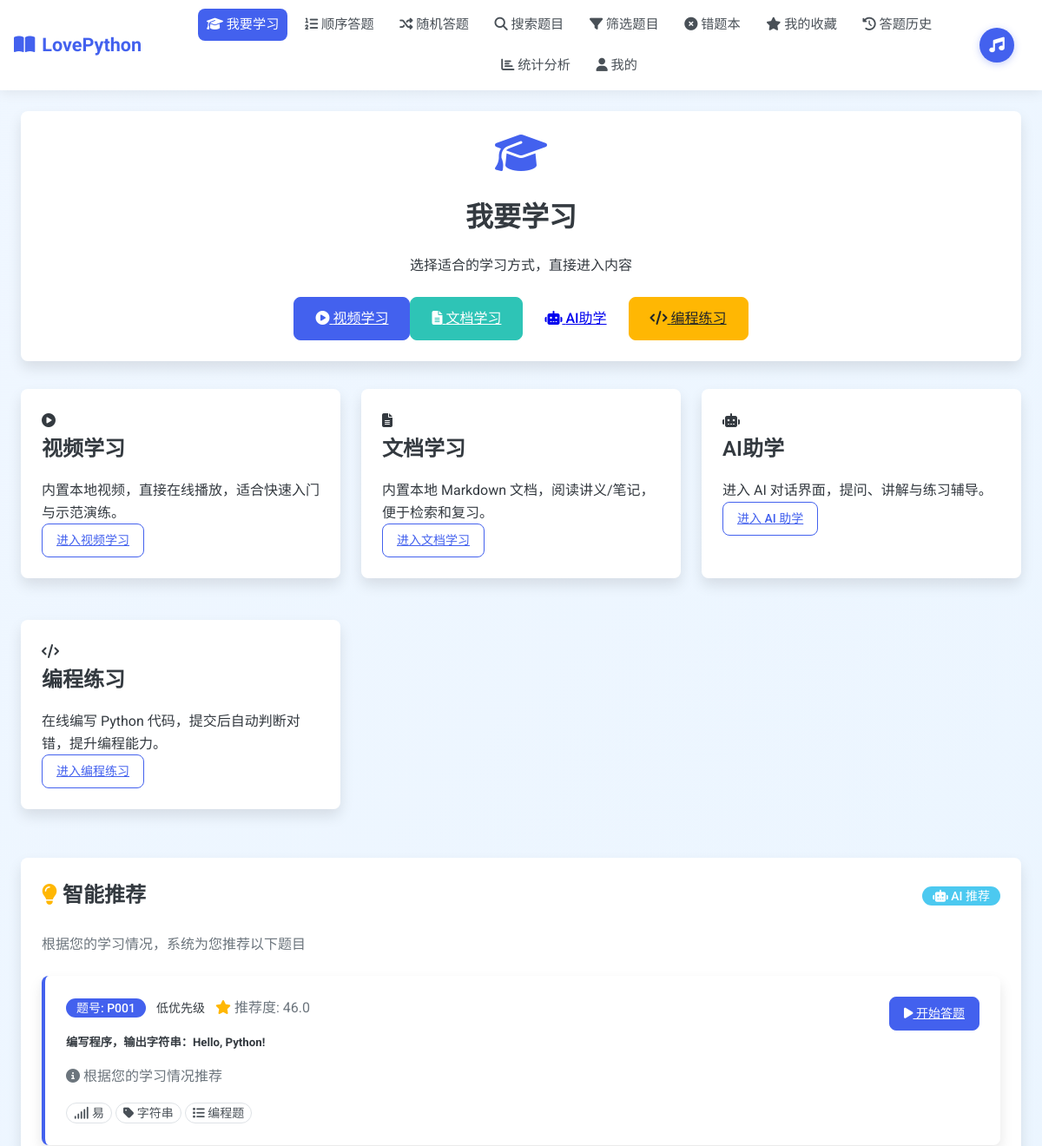
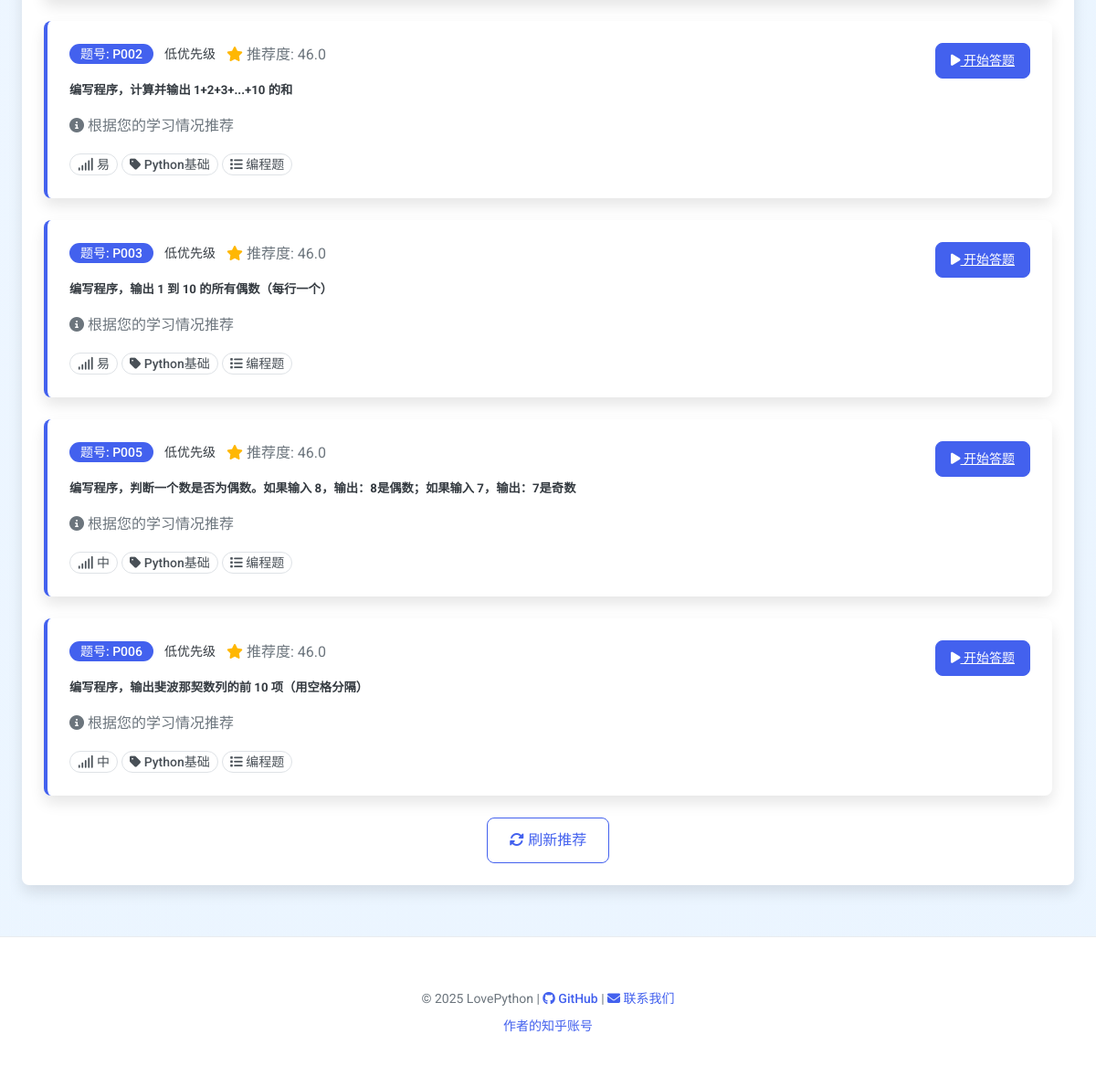
The app's page /study (signed in) with its own data (2 pictures, top to bottom).
### tables this page shows
CREATE TABLE questions (
        id TEXT PRIMARY KEY,
        stem TEXT NOT NULL,
        answer TEXT NOT NULL,
        difficulty TEXT,
        qtype TEXT,
        category TEXT,
        options TEXT, -- JSON stored options
        created_at DATETIME DEFAULT CURRENT_TIMESTAMP
    );

### app.py (the view, shortened to what this page needs)
@app.route('/study')
@login_required
def study():
    user_id = get_user_id()
    conn = get_db()
    c = conn.cursor()
    c.execute('SELECT current_seq_qid FROM users WHERE id = ?', (user_id,))
    user_data = c.fetchone()
    c.execute('SELECT COUNT(*) as total FROM questions')
    total = c.fetchone()['total']
    c.execute('SELECT COUNT(DISTINCT question_id) as answered FROM history WHERE user_id=?', (user_id,))
    answered = c.fetchone()['answered']
    conn.close()
    current_seq_qid = user_data['current_seq_qid'] if user_data and user_data['current_seq_qid'] else None
    recommendations = []
    try:
        recommendations_data = learning_system.get_recommendations(user_id, count=5)
        for rec in recommendations_data:
            question = learning_system.question_manager.get_question(rec['question_id'])
            if question:
                recommendations.append({
                    'question': question,
                    'score': rec['score'],
                    'reason': rec['reason'],
                    'priority': rec['priority']
                })
    except Exception as e:
        print(f"Error getting recommendations: {e}")
        import traceback
        traceback.print_exc()
        recommendations = []
    return render_template(
        'study.html',
        current_year=datetime.now().year,
        current_seq_qid=current_seq_qid,
        total=total,
        answered=answered,
        recommendations=recommendations
    )

### app.py (called while the page is built)
def get_db():
    conn = sqlite3.connect('database.db')
    conn.row_factory = sqlite3.Row
    return conn

def login_required(f):
    @wraps(f)
    def decorated_function(*args, **kwargs):
        if not is_logged_in():
            flash("请先登录后再访问该页面", "error")
            return redirect(url_for('login', next=request.url))
        return f(*args, **kwargs)
    return decorated_function

def is_logged_in():
    return 'user_id' in session

def get_user_id():
    return session.get('user_id')

### learning_system.py (called while the page is built)
    def __lt__(self, other):
        if self.priority != other.priority:
            return self.priority < other.priority
        return self.score > other.score

    def get_connection(self) -> sqlite3.Connection:
        conn = sqlite3.connect(self.db_path)
        conn.row_factory = sqlite3.Row
        return conn

    def execute_query(self, query: str, params: Tuple = ()) -> List[sqlite3.Row]:
        conn = self.get_connection()
        try:
            cursor = conn.cursor()
            cursor.execute(query, params)
            results = cursor.fetchall()
            return results
        finally:
            conn.close()

    def get_all_questions(self) -> List[Question]:
        query = "SELECT * FROM questions"
        results = self.execute_query(query)
        questions = []
        for row in results:
            options = json.loads(row['options']) if row['options'] else {}
            questions.append(Question(
                id=row['id'],
                stem=row['stem'],
                answer=row['answer'],
                difficulty=row['difficulty'],
                qtype=row['qtype'],
                category=row['category'],
                options=options,
                created_at=dict(row).get('created_at')
            ))
        return questions

    def get_user_answers(self, user_id: int) -> List[UserAnswer]:
        query = """
            SELECT question_id, user_answer, correct, timestamp
            FROM history
            WHERE user_id = ?
            ORDER BY timestamp DESC
        """
        results = self.execute_query(query, (user_id,))
        answers = []
        for row in results:
            answers.append(UserAnswer(
                user_id=user_id,
                question_id=row['question_id'],
                user_answer=row['user_answer'],
                correct=bool(row['correct']),
                timestamp=datetime.fromisoformat(row['timestamp'])
            ))
        return answers

### templates/study.html (shortened to what this page needs)
{% extends 'base.html' %}
{% block content %}
<div class="hero-section mb-4">
    <div class="card">
        <div class="hero-content text-center py-4">
            <div class="app-logo mb-3">
                <i class="fas fa-graduation-cap" style="font-size: 3rem; color: var(--primary-color);"></i>
            </div>
            <h1 class="display-title mb-2">我要学习</h1>
            <p class="lead mb-3">选择适合的学习方式，直接进入内容</p>
            <div class="feature-buttons d-flex justify-content-center flex-wrap mt-3">
                <a href="{{ url_for('study_video') }}" class="btn btn-primary main-action-btn">
                    <i class="fas fa-play-circle"></i> 视频学习
                </a>
                <a href="{{ url_for('study_docs') }}" class="btn btn-success main-action-btn">
                    <i class="fas fa-file-alt"></i> 文档学习
                </a>
                <a href="{{ url_for('study_ai') }}" class="btn btn-info main-action-btn">
                    <i class="fas fa-robot"></i> AI助学
                </a>
                <a href="{{ url_for('study_coding') }}" class="btn btn-warning main-action-btn">
                    <i class="fas fa-code"></i> 编程练习
                </a>
            </div>
        </div>
    </div>
</div>
<div class="features-section mb-4">
    <div class="card-grid">
        <div class="card feature-card">
            <div class="feature-icon">
                <i class="fas fa-play-circle"></i>
            </div>
            <h3 class="card-title">视频学习</h3>
            <p class="card-text">内置本地视频，直接在线播放，适合快速入门与示范演练。</p>
            <div class="mt-auto">
                <a href="{{ url_for('study_video') }}" class="btn btn-sm btn-outline-primary">进入视频学习</a>
            </div>
        </div>
        <div class="card feature-card">
            <div class="feature-icon">
                <i class="fas fa-file-alt"></i>
            </div>
            <h3 class="card-title">文档学习</h3>
            <p class="card-text">内置本地 Markdown 文档，阅读讲义/笔记，便于检索和复习。</p>
            <div class="mt-auto">
                <a href="{{ url_for('study_docs') }}" class="btn btn-sm btn-outline-primary">进入文档学习</a>
            </div>
        </div>
        <div class="card feature-card">
            <div class="feature-icon">
                <i class="fas fa-robot"></i>
            </div>
            <h3 class="card-title">AI助学</h3>
            <p class="card-text">进入 AI 对话界面，提问、讲解与练习辅导。</p>
            <div class="mt-auto">
                <a href="{{ url_for('study_ai') }}" class="btn btn-sm btn-outline-primary">进入 AI 助学</a>
            </div>
        </div>
        <div class="card feature-card">
            <div class="feature-icon">
                <i class="fas fa-code"></i>
            </div>
            <h3 class="card-title">编程练习</h3>
            <p class="card-text">在线编写 Python 代码，提交后自动判断对错，提升编程能力。</p>
            <div class="mt-auto">
                <a href="{{ url_for('study_coding') }}" class="btn btn-sm btn-outline-primary">进入编程练习</a>
            </div>
        </div>
    </div>
</div>
<div class="recommendations-section mb-4">
    <div class="card">
        <div class="d-flex justify-content-between align-items-center mb-3">
            <h2 class="card-title mb-0">
                <i class="fas fa-lightbulb text-warning"></i> 智能推荐
            </h2>
            <span class="badge badge-info">
                <i class="fas fa-robot"></i> AI 推荐
            </span>
        </div>
        {% if recommendations %}
        <p class="text-muted mb-3">根据您的学习情况，系统为您推荐以下题目</p>
        <div class="recommendations-list">
            {% for rec in recommendations %}
            <div class="recommendation-item card mb-3">
                <div class="card-body">
                    <div class="d-flex justify-content-between align-items-start">
                        <div class="flex-grow-1">
                            <div class="d-flex align-items-center mb-2">
                                <span class="badge badge-primary mr-2">题号: {{ rec.question.id }}</span>
                                {% if rec.priority == 1 %}
                                <span class="badge badge-danger">高优先级</span>
                                {% elif rec.priority == 2 %}
                                <span class="badge badge-warning">中优先级</span>
                                {% else %}
                                <span class="badge badge-secondary">低优先级</span>
                                {% endif %}
                                <span class="ml-2 text-muted">
                                    <i class="fas fa-star text-warning"></i> 推荐度: {{ rec.score|round(1) }}
                                </span>
                            </div>
                            <h5 class="mb-2">{{ rec.question.stem[:100] }}{% if rec.question.stem|length > 100 %}...{% endif %}</h5>
                            <p class="text-muted mb-2">
                                <i class="fas fa-info-circle"></i> {{ rec.reason }}
                            </p>
                            <div class="question-meta">
                                {% if rec.question.difficulty %}
                                <span class="badge badge-outline mr-2">
                                    <i class="fas fa-signal"></i> {{ rec.question.difficulty }}
                                </span>
                                {% endif %}
                                {% if rec.question.category %}
                                <span class="badge badge-outline mr-2">
                                    <i class="fas fa-tag"></i> {{ rec.question.category }}
                                </span>
                                {% endif %}
                                {% if rec.question.qtype %}
                                <span class="badge badge-outline">
                                    <i class="fas fa-list"></i> {{ rec.question.qtype }}
                                </span>
                                {% endif %}
                            </div>
                        </div>
                        <div class="ml-3">
                            <a href="{{ url_for('show_question', qid=rec.question.id) }}" class="btn btn-primary btn-sm">
                                <i class="fas fa-play"></i> 开始答题
                            </a>
                        </div>
                    </div>
                </div>
            </div>
            {% endfor %}
        </div>
        <div class="text-center mt-3">
            <button onclick="refreshRecommendations()" class="btn btn-outline-primary">
                <i class="fas fa-sync-alt"></i> 刷新推荐
            </button>
        </div>
        {% endif %}
    </div>
</div>
{% endblock %}

### templates/base.html (shortened to what this page needs)
<!DOCTYPE html>
<html lang="zh-CN">
<head>
    <link rel="stylesheet" href="{{ url_for('static', filename='style.css') }}">
    <link rel="stylesheet" href="https://cdnjs.cloudflare.com/ajax/libs/font-awesome/6.4.0/css/all.min.css">
</head>
<body>
    <nav>
        <div class="nav-left">
            <a href="{{ url_for('index') }}" class="nav-logo">
                <i class="fas fa-book-open"></i> LovePython
            </a>
        </div>
        <div class="nav-links" id="navLinks">
            <a href="{{ url_for('study') }}" class="nav-link{% if request.path == url_for('study') %} active{% endif %}">
                <i class="fas fa-graduation-cap"></i> 我要学习
            </a>
            <a href="{{ url_for('sequential_start') }}" class="nav-link{% if request.path == url_for('sequential_start') %} active{% endif %}">
                <i class="fas fa-list-ol"></i> 顺序答题
            </a>
            <a href="{{ url_for('random_question') }}" class="nav-link{% if request.path == url_for('random_question') %} active{% endif %}">
                <i class="fas fa-random"></i> 随机答题
            </a>
            <a href="{{ url_for('search') }}" class="nav-link{% if request.path == url_for('search') %} active{% endif %}">
                <i class="fas fa-search"></i> 搜索题目
            </a>
            <a href="{{ url_for('filter_questions') }}" class="nav-link{% if request.path == url_for('filter_questions') %} active{% endif %}">
                <i class="fas fa-filter"></i> 筛选题目
            </a>
            <a href="{{ url_for('wrong_questions') }}" class="nav-link{% if request.path == url_for('wrong_questions') %} active{% endif %}">
                <i class="fas fa-times-circle"></i> 错题本
            </a>
            <a href="{{ url_for('show_favorites') }}" class="nav-link{% if request.path == url_for('show_favorites') %} active{% endif %}">
                <i class="fas fa-star"></i> 我的收藏
            </a>
            <a href="{{ url_for('show_history') }}" class="nav-link{% if request.path == url_for('show_history') %} active{% endif %}">
                <i class="fas fa-history"></i> 答题历史
            </a>
            <a href="{{ url_for('statistics') }}" class="nav-link{% if request.path == url_for('statistics') %} active{% endif %}">
                <i class="fas fa-chart-bar"></i> 统计分析
            </a>
            <a href="{{ url_for('profile') }}" class="nav-link{% if request.path == url_for('profile') %} active{% endif %}">
                <i class="fas fa-user"></i> 我的
            </a>
        </div>
        <div class="nav-right">
            <div class="music-control">
                <button class="music-toggle-btn" id="musicToggle" title="背景音乐">
                    <i class="fas fa-music"></i>
                </button>
            </div>
        </div>
    </nav>
    <main class="container">
        {% block content %}{% endblock %}
    </main>
    <footer class="footer">
        <div class="container">
            <p class="footer-text">
                &copy; {{ current_year|default(2023) }} LovePython |
                <a href="https://github.com/yunyunfanfan" class="footer-link" target="_blank">
                    <i class="fab fa-github"></i> GitHub
                </a> |
                <a href="mailto:zhjunjian2024@lzu.edu.cn" class="footer-link">
                    <i class="fas fa-envelope"></i> 联系我们
                </a>
            </p>
            <p class="footer-text mt-1">
                <a href="https://www.zhihu.com/people/zhang-yun-jian-72-65" target="_blank" class="footer-link">作者的知乎账号</a>
            </p>
        </div>
    </footer>
</body>
</html>

### templates/base.html (style rules this page uses)
body { position: relative; min-height: 100vh; }

### templates/study.html (style rules this page uses)
.recommendations-section { margin-top: 2rem; }
.recommendation-item { border-left: 4px solid var(--primary-color); transition: var(--transition); }
.badge-outline { background-color: transparent; border: 1px solid var(--gray-300); color: var(--gray-700); padding: 0.25rem 0.5rem; }
.question-meta { margin-top: 0.5rem; }

### records on screen
questions: question.id "P001", score "46.0", question "编写程序，输出字符串：Hello, Python!", reason "根据您的学习情况推荐", question.difficulty "易", question.category "字符串", question.qtype "编程题"
questions: question.id "P002", score "46.0", question "编写程序，计算并输出 1+2+3+...+10 的和", reason "根据您的学习情况推荐", question.difficulty "易", question.category "Python基础", question.qtype "编程题"
questions: question.id "P003", score "46.0", question "编写程序，输出 1 到 10 的所有偶数（每行一个）", reason "根据您的学习情况推荐", question.difficulty "易", question.category "Python基础", question.qtype "编程题"
questions: question.id "P005", score "46.0", question "编写程序，判断一个数是否为偶数。如果输入 8，输出：8是偶数；如果输入 7，输出：7是奇数", reason "根据您的学习情况推荐", question.difficulty "中", question.category "Python基础", question.qtype "编程题"
questions: question.id "P006", score "46.0", question "编写程序，输出斐波那契数列的前 10 项（用空格分隔）", reason "根据您的学习情况推荐", question.difficulty "中", question.category "Python基础", question.qtype "编程题"
